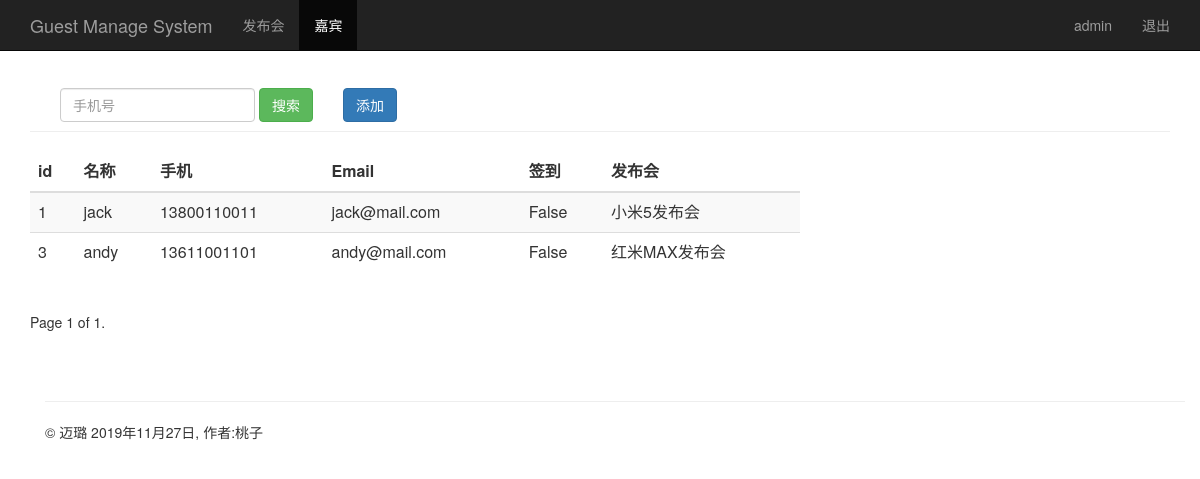
The page /guest_manage/ (signed in) on the database its author committed.
### sign/models.py (models this page shows, shortened)
class Guest(models.Model):
    event = models.ForeignKey(Event,on_delete=models.CASCADE)           # 关联发布会id
    realname = models.CharField(max_length=64)                          # 姓名
    phone = models.CharField(max_length=16)                             # 手机号
    email = models.EmailField()                                         # 邮箱
    sign = models.BooleanField()                                        # 签到状态
    create_time = models.DateTimeField(auto_now=True)                   # 创建时间（自动获取当前时间）
    class Meta:
        unique_together = ("event","phone")

class Event(models.Model):
    name = models.CharField(max_length=100)                 # 发布会标题
    limit = models.IntegerField()                           # 参加人数
    status = models.BooleanField()                          # 状态
    address = models.CharField(max_length=200)              # 地址
    start_time = models.DateTimeField('events time')        # 发布会时间
    create_time = models.DateTimeField(auto_now = True)     # 创建时间（自动获取当前时间）
    def __str__(self):
        return self.name

### sign/views.py (the view)
# urls.py: url(r'^guest_manage/$',views.guest_manage),  # 添加 guest_manage/ 的路由
@login_required
def guest_manage(request):
    username = request.session.get('user','')
    guest_list = Guest.objects.all()
    paginator = Paginator(guest_list, 2)
    page = request.GET.get('page')
    try:
        contacts = paginator.page(page)
    except PageNotAnInteger:
        contacts = paginator.page(paginator.num_pages)
    except EmptyPage:
        contacts = paginator.page(paginator.num_pages)
    return render(request, "guest_manage.html", {"user": username, "guests": contacts})

### sign/templates/guest_manage.html (shortened to what this page needs)
{% extends "base.html" %}
{% block content %}
      <nav class="navbar navbar-inverse navbar-fixed-top">
        <div class="container">
          <div class="navbar-header">
            <a class="navbar-brand" href="/guest_manage/">Guest Manage System</a>
          </div>
          <div id="navbar" class="collapse navbar-collapse">
            <ul class="nav navbar-nav">
              <li><a href="/event_manage/">发布会</a></li>
              <li class="active"><a href="#about">嘉宾</a></li>
            </ul>
            <ul class="nav navbar-nav navbar-right">
             <li><a href="#">{{user}}</a></li>
             <li><a href="/logout/">退出</a></li>
           </ul>
          </div>
        </div>
      </nav>
      <div class="container theme-showcase" role="main">
        <div class="page-header" style="margin-top: 80px;">
          <div id="navbar" class="navbar-collapse collapse" style="float:left;">
            <form class="navbar-form" method="get" action="/search_phone/">
              <div class="form-group">
                <input name="phone" type="text" placeholder="手机号" class="form-control">
              </div>
              <button type="submit" class="btn btn-success">搜索</button>
            </form>
          </div>
          <div "float:right;">
            <button type="submit" class="btn btn-primary" onclick="window.location.href='/add_guest/'" style="margin-top: 8px;">添加</button>
          </div>
        </div>
        <div class="row">
          <div class="col-md-6" style="width: 800px;">
            <table class="table table-striped">
              <thead>
                <tr>
                  <th>id</th>
                  <th>名称</th>
                  <th>手机</th>
                  <th>Email</th>
                  <th>签到</th>
                  <th>发布会</th>
                </tr>
              </thead>
              <tbody>
                {% for guest in guests %}
                  <tr>
                    <td>{{ guest.id }}</td>
                    <td>{{ guest.realname }}</td>
                    <td>{{ guest.phone }}</td>
                    <td>{{ guest.email }}</td>
                    <td>{{ guest.sign }}</td>
                    <td>{{ guest.event }}</td>
                  </tr>
               {% endfor %}
              </tbody>
            </table>
          </div>
        </div>
    <div class="pagination">
        <span class="step-links">
            <span class="current">
                Page {{guests.number}} of {{guests.paginator.num_pages}}.
            </span>
        </span>
    </div>
{% endblock %}

### sign/templates/base.html
<html>
<head>
    {% load bootstrap3 %}
    {% bootstrap_css %}
</head>
<body>
{% block content %}{% endblock %}
    <div class="container theme-showcase" role="main">
      <div class="page-header">
      </div>
      <footer class="footer">
        <p>&copy; 迈璐 2019年11月27日, 作者:桃子</p>
      </footer>
    </div>
</body>
</html>

### rows shown on the page
Guest: id "1", realname "jack", phone "13800110011", email "jack@mail.com", sign "False", event "小米5发布会"
Guest: id "3", realname "andy", phone "13611001101", email "andy@mail.com", sign "False", event "红米MAX发布会"

### other values the page prints
{{ user }} "admin"
{{ guests.number }} "1"
{{ guests.paginator.num_pages }} "1"
